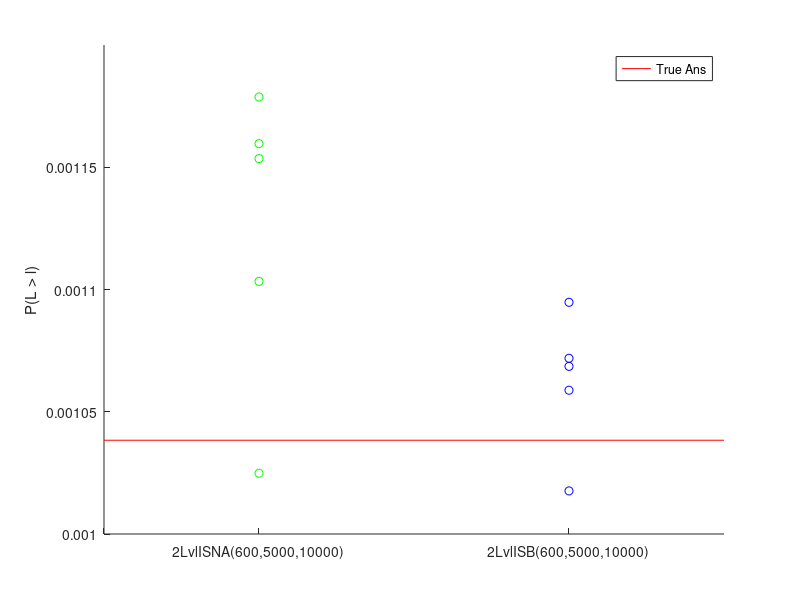

MATLAB code to generate this figure:
hold on

NSim = 5;
xMax = 4;
yMin = 0.001;
yMax = 0.0012;
trueAns = 0.0010383500000000001669414606553232;
X = 1:xMax;

TwoLvlISNA = [0.001178748376924261412682093386195, 0.001024859252535476831363903116312, 0.0011033216605649644789094443453337, 0.001159670258326085364244950604018, 0.0011535402885238003282269980687147];

TwoLvlIS = [ 0.0010718755376468653076060810747094, 0.0010947646798319761105022784875018, 0.0010588066521077465174938136982519, 0.0010176226825706427298739997766575, 0.0010685604615846887397584419332475];

plot([0 X],repmat(trueAns,1,xMax + 1),'r')

scatter(ones(NSim,1),TwoLvlISNA,'g')
scatter(3*ones(NSim,1),TwoLvlIS,'b')

legend('True Ans')
%title('S:10, l:0.20, sample num:10600')
xlabel('')
xticks([0 1 3])
xticklabels({'','2LvlISNA(600,5000,10000)','2LvlISB(600,5000,10000)'})
ylabel('P(L > l)')
axis([0,xMax,yMin, yMax])

hold off
